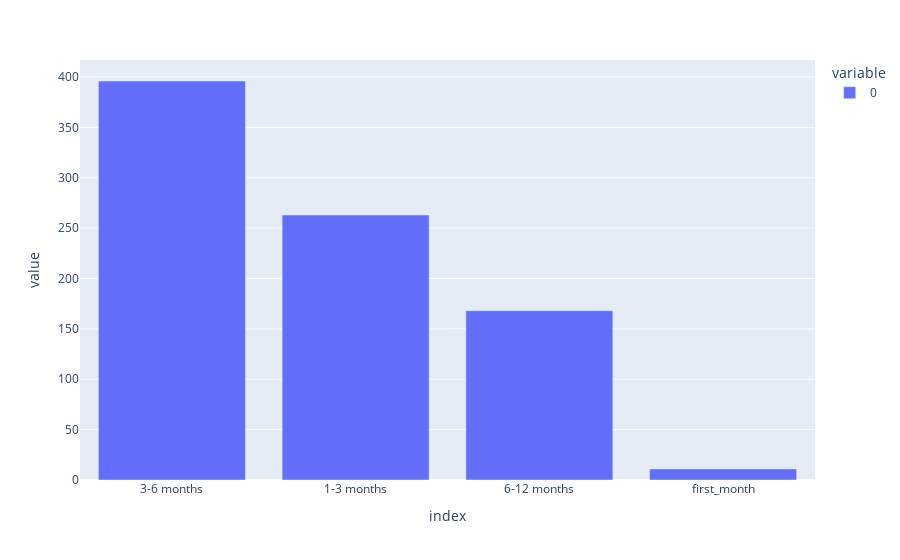

This figure's notebook cell:
### Code cell
# Строю график распределения уникальных клиентов по категориям

px.bar(creation_difference_groups.value_counts())

### Figure 1 — Plotly figure (JSON) as saved in the notebook; plotly's stock layout.template omitted (floating-point values rounded to 4 significant figures)
{"data": [{"alignmentgroup": "True", "hovertemplate": "variable=0<br>index=%{x}<br>value=%{y}<extra></extra>", "legendgroup": "0", "marker": {"color": "#636efa", "pattern": {"shape": ""}}, "name": "0", "offsetgroup": "0", "orientation": "v", "showlegend": true, "textposition": "auto", "type": "bar", "x": ["3-6 months", "1-3 months", "6-12 months", "first_month"], "xaxis": "x", "y": [396, 263, 168, 11], "yaxis": "y"}], "layout": {"barmode": "relative", "legend": {"title": {"text": "variable"}, "tracegroupgap": 0}, "margin": {"t": 60}, "xaxis": {"anchor": "y", "domain": [0, 1], "title": {"text": "index"}}, "yaxis": {"anchor": "x", "domain": [0, 1], "title": {"text": "value"}}}}
